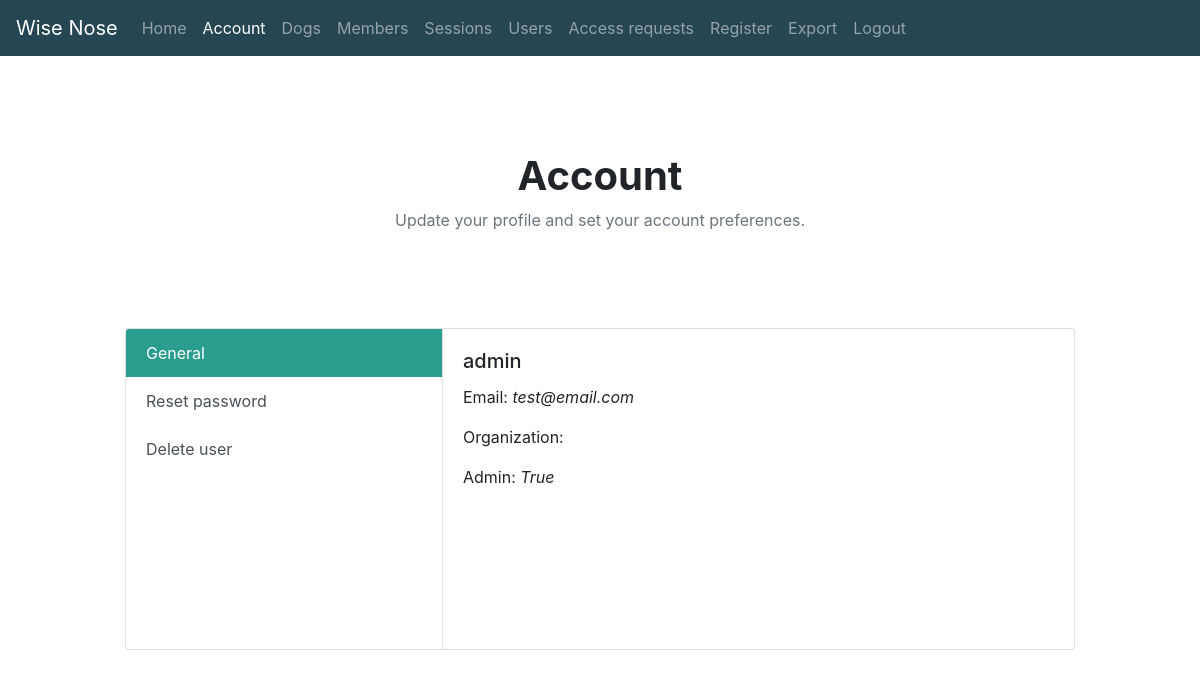
Page /account (signed in) on the committed database.
### app.py (models this page shows)
class User(db.Model, UserMixin):
    id = db.Column(db.Integer, primary_key=True)
    name = db.Column(db.String(256), nullable=True)
    username = db.Column(db.String(256), unique=True, nullable=False)
    email = db.Column(db.String(256), nullable=False)
    pw_hash = db.Column(db.String(256), nullable=False)
    admin = db.Column(db.Boolean, default=False)
    sessions = db.relationship("Session", back_populates="user")
    samples = db.relationship("Sample", back_populates="user")

### app.py (the view)
@app.route("/account")
def account():
    if current_user.is_authenticated:
        return render_template('account.html', user=current_user)
    return redirect(url_for('login'))

### app.py (called while the page is built)
@login_manager.user_loader
def load_user(user_id):
    user = User.query.get(int(user_id))
    print("Loaded user: " + str(user))
    return user

@event.listens_for(Engine, "connect")
def set_sqlite_pragma(dbapi_connection, connection_record):
    cursor = dbapi_connection.cursor()
    cursor.execute("PRAGMA foreign_keys=ON")
    cursor.close()

### templates/account.html (shortened to what this page needs)
{% extends 'base.html' %}
{% block body %}
  <div class="account">
    <div class="row">
      <h1>Account</h1>
    </div>
    <div class="row">
      <p class="text-muted">Update your profile and set your account preferences.</p>
    </div>
    <div class="row">
      <div class="card mb-3 col-10 account-info-container" >
        <div class="row no-gutters">
          <div class="col-md-4">
            <div class="list-group" id="list-tab" role="tablist">
              <a class="list-group-item list-group-item-action active" id="list-general-list" data-toggle="list" href="#list-general" role="tab" aria-controls="general">General</a>
              <a class="list-group-item list-group-item-action" id="list-reset-pwd-list" data-toggle="list" href="#list-reset-pwd" role="tab" aria-controls="reset-pwd">Reset password</a>
              <a class="list-group-item list-group-item-action" id="list-delete-user-list" data-toggle="list" href="#list-delete-user" role="tab" aria-controls="delete-user">Delete user</a>
            </div>
          </div>
          <div class="col-md-8">
            <div class="tab-content" id="nav-tabContent">
              <div class="tab-pane fade show active" id="list-general" role="tabpanel" aria-labelledby="list-general-list">
                <div class="card-body">
                  {% if user.name != none %}
                    <h5 class="card-title username">{{ user.username }}</h5>
                    <p class="card-text"><small class="text-muted">Name: {{user.name}}</small></p>
                  {% else %}
                    <h5 class="card-title">{{ user.username }}</h5>
                  {% endif %}
                  <p class="card-text">Email:<span class="font-italic"> {{ user.email }}</span></p>
                  <p class="card-text">Organization:</p>
                  <p class="card-text">Admin:<span class="font-italic"> {{ user.admin }}</span></p>
                </div>
              </div>
            </div>
          </div>
        </div>
      </div>
    </div>
  </div>
{% endblock %}

### static/css/theme.css (style rules this page uses)
body { min-height: 75rem; padding-top: 4.5rem; }
.account { padding-top: 5rem; }
.account .row { justify-content: center; }
.account .row:nth-child(2) { margin-bottom: 5rem; text-align: center; }
.account h1 { font-weight: bold; }
.account-info-container { padding: 0; }
.account-info-container .list-group { border-radius: calc(.25rem - 1px) calc(.25rem - 1px) 0 0 ; }
.account-info-container .list-group-item { border: 0; }
.account-info-container .col-md-8 { min-height: 20rem; border-top: 1px solid rgba(0,0,0,.125); }
@media (min-width: 768px) { .account-info-container .list-group { border-radius: calc(.25rem - 1px) 0 0 calc(.25rem - 1px); } }
@media (min-width: 768px) { .account-info-container .col-md-8 { border: 0; border-left: 1px solid rgba(0,0,0,.125); } }
.account-info-container .list-group-item.active { background-color: #2A9D8F; }

### rows in the picture
User: username "admin", email "test@email.com", admin "True"
